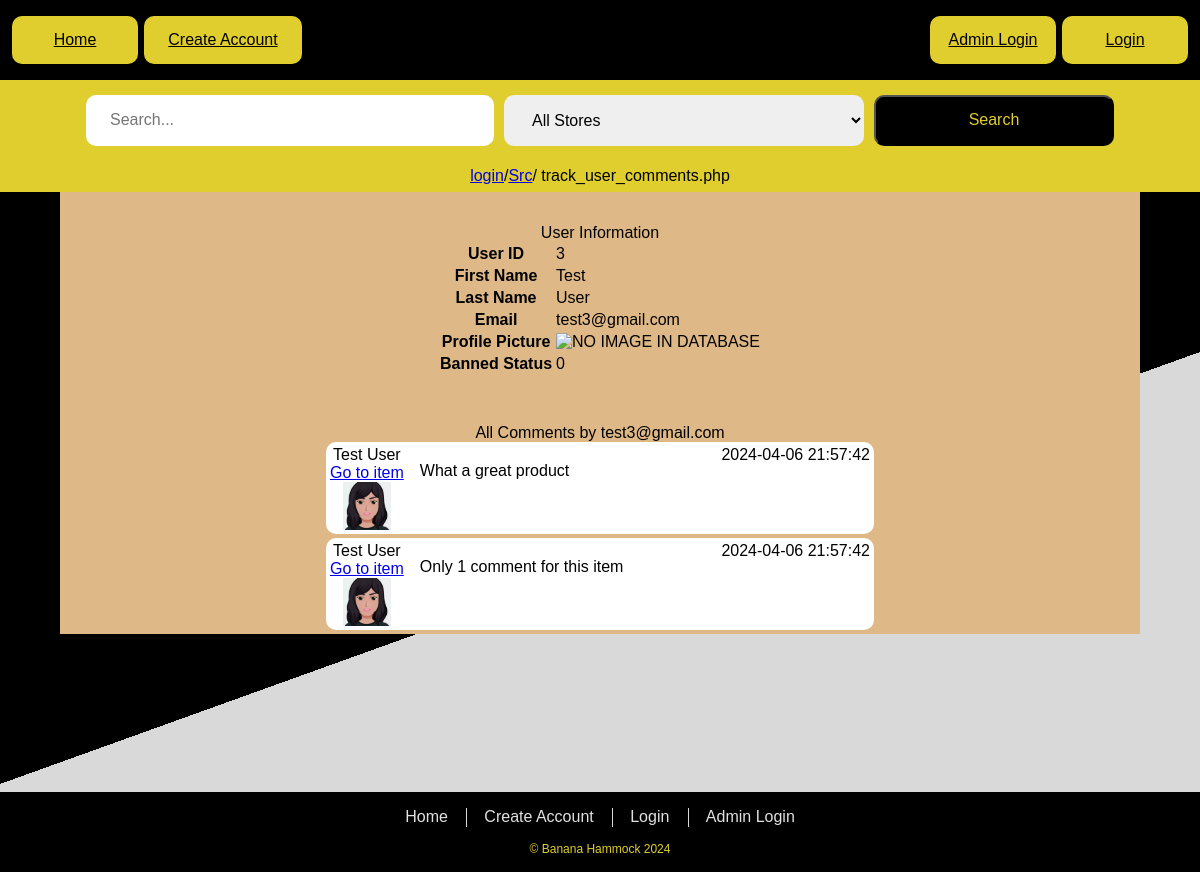
The page /src/client/track_user_comments.php?user_id=3 on the database its author committed.
### tables this page shows
CREATE TABLE
    USERS (
        USER_ID INT AUTO_INCREMENT PRIMARY KEY,
        First_Name VARCHAR(50) NOT NULL,
        Last_Name VARCHAR(50) NOT NULL,
        Email VARCHAR(100) NOT NULL UNIQUE,
        MD5_Password CHAR(32) NOT NULL,
        DISPLAY_IMAGE BLOB,
        BANNED_STATUS BOOLEAN DEFAULT FALSE
    );

CREATE TABLE
    Comments (
        COMMENT_ID INT AUTO_INCREMENT PRIMARY KEY,
        COMMENT_TEXT TEXT NOT NULL,
        ITEM_ID INT NOT NULL,
        USER_ID INT NOT NULL,
        DATE_TIME_ADDED DATETIME NOT NULL,
        FOREIGN KEY (USER_ID) REFERENCES USERS (USER_ID) ON DELETE CASCADE,
        FOREIGN KEY (ITEM_ID) REFERENCES ITEMS (ITEM_ID) ON DELETE CASCADE
    );

### src/server/functions/item_info.php (called while the page is built, shortened)
<?php
include_once 'db_connection.php';
class Item_info
{
	public static function getAllStoreList()
	{
		$query = "SELECT * FROM STORE;";
		try {
			$response = executePreparedQuery($query, array());
			if ($response[0]) {
				if ($response[1] === "NO_DATA_RETURNED") {
					return "NO_STORES_IN_DATABASE";
				} elseif (is_array($response[1]) && count($response[1]) >= 1) {
					return $response[1];
				}
			}
		} catch (Exception $e) {
			echo "Error occurred, when using Database function to try to validate User.<br>";
			echo $e->getMessage();
		}
	}
}

### src/server/functions/db_connection.php (called while the page is built, shortened)
<?php
function parseIniFileBasedOnEnvironment()
{
    $env = getenv('SERVER_ENV');
    $filename = '';
    switch ($env) {
        default:
            $filename = '/var/www/html/server.env';
            break;
    }
    if (file_exists($filename)) {
        return parse_ini_file($filename);
    } else {
        return false;
    }
}
$ENV_VAR = parseIniFileBasedOnEnvironment();
$connection = mysqli_connect($ENV_VAR['HOST'], $ENV_VAR['USER'], $ENV_VAR['PASSWORD'], $ENV_VAR['DATABASE']);
function executePreparedQuery($query, $params)
{
    $isSelect = false;
    try {
        global $connection;
        if (isset($query)) {
            if (stripos($query, "SELECT") !== false) {
                $isSelect = true;
            }
        }
        $stmt = $connection->prepare($query);
        try {
            if (count($params) > 0) {
                $stmt->bind_param(...$params);
            }
        } catch (Exception $e) {
            return array(false, "Error occured , preparing the sql statement.<br>");
        }
        if ($stmt->execute()) {
            if ($isSelect) {
                $result = $stmt->get_result();
                $data = array();
                while ($row = $result->fetch_assoc()) {
                    $data[] = $row;
                }
                if (count($data) == 1) {
                    return array(true, $data[0]);
                }
                return array(true, $data);
            } else {
                return array(true, "STATMENT_EXECUTED");
            }
        } else {
            return array(false, "STATEMENT_DID_NOT_EXECUTE , Message : " . $stmt->error);
        }
    } catch (Exception $e) {
        echo "Error occured , when using executePreparedQuery function.<br>";
        echo $e->getMessage();
    }
}

### src/server/functions/user_management.php (called while the page is built, shortened)
<?php
include_once 'db_connection.php';
class User_management
{
	public static function getUser_First_Last_Name($USER_ID)
	{
		$USER_ID = intval($USER_ID);
		$query = "SELECT First_Name, Last_Name FROM USERS WHERE USER_ID = ?;";
		try {
			$response = executePreparedQuery($query, array('i', $USER_ID));
			if ($response[0]) {
				return $response[1]['First_Name'] . " " . $response[1]['Last_Name'];
			}
			return "NO_NAME_FOUND";
		} catch (Exception $e) {
			echo "Error occurred, when using Database function to try to validate User.<br>";
			echo $e->getMessage();
		}
	}
	public static function validateUserID($USER_ID): string
	{
		$query = "SELECT USER_ID FROM USERS WHERE USER_ID=?";
		try {
			$resp = executePreparedQuery($query, array('i', $USER_ID));
			if ($resp[0] == true) {
				return "VALID_USER";
			}
			return "COULD_NOT_EXECUTE_QUERY";
		} catch (Exception $e) {
			echo "Error occurred, when using Database public static function to try to validate User.<br>";
			echo $e->getMessage();
		}
	}
	public static function getAllUserDataFromID($USER_ID){
		$query = "SELECT * FROM USERS WHERE USER_ID = ?;";
		try {
			$response = executePreparedQuery($query, array('i', $USER_ID));
			if ($response[0]) {
				return $response[1];
			}
			return "COULD_NOT_EXECUTE_QUERY";
		} catch (Exception $e) {
			echo "Error occurred when querying USERS for a USER_ID";
			echo $e->getMessage();
		}
	}
	public static function getAllUserCommentsDescending($USER_ID)
	{
		$query = "SELECT Comments.COMMENT_ID, Comments.COMMENT_TEXT,Comments.DATE_TIME_ADDED, Comments.ITEM_ID,ITEMS.ITEM_NAME FROM Comments NATURAL JOIN ITEMS WHERE Comments.USER_ID = ? ORDER BY Comments.DATE_TIME_ADDED DESC;";
		try {
			if (User_management::validateUserID($USER_ID) == "USER_DOES_NOT_EXIST") {
				return "INVALID_USER_ID";
			}
			$resp = executePreparedQuery($query, array('s', $USER_ID));
			if ($resp[0]) {
				if (is_array($resp[1]) && count($resp[1]) >= 1) {
					return $resp[1];
				}
				return "NO_COMMENTS_FOUND";
			}
			return "COULD_NOT_EXECUTE_QUERY";
		} catch (Exception $e) {
			echo "Error occurred when trying to get all comments for a user desc";
			echo $e->getMessage();
		}
	}
}

### src/client/track_user_comments.php (the view, shortened to what this page needs)
<?php
require_once("./../server/functions/item_info.php");
?>
<!DOCTYPE html>
<html lang="en">
<head>
	<link rel="stylesheet" href="css/user_detail.css" />
	<link rel="stylesheet" href="css/global.css" />
</head>
<body>
	<div class="container">
		<div class="headerblack">
			<a href="home.php" class="home-button">Home</a>
			<?php
			if (isset($_SESSION['USER_EMAIL']) || isset($_SESSION['ADMIN_EMAIL'])) {
				echo "<a href=\"login.php\" class=\"login-button\">";
				echo "Logout</a>";
			} else {
				echo "<a href=\"login.php\" class=\"login-button\">";
				echo "Login</a>";
			}
			?>
			<?php
			if (!isset($_SESSION['USER_EMAIL']) & !isset($_SESSION['ADMIN_EMAIL'])) {
				echo "<a href=\"admin_login.php\"
				class=\"admin-login-button\">Admin Login</a>";
				echo "<a href=\"create_account.php\"
				class=\"create-account-button\">Create Account</a>";
			}
			?>
		</div>
		<header class="headeryellow">
			<div class="search-container">
				<input type="text" id="search-input" placeholder="Search...">
				<?php
				$stores = Item_info::getAllStoreList();
				if (count($stores) == 0) {
					echo $stores;
				} else {
					echo "<select id = \"store_select\" class=\"select_dropdown\">";
					echo "<option value=\"all\">All Stores</option>";
					echo "</select>";
				}
				?>
				<button type="button" id="search-button">Search</button>
			</div>
		</header>
		<?php include_once './../server/breadcrumbs.php' ?>
		<div class="underheadercontainer">
			<div class="overlay">
			<?php
			$user_id = $_GET['user_id'];
			if (isset($user_id)){
				$user = User_management::getAllUserDataFromID($user_id);
				if (is_array($user)) {
					echo "<div class=\"user-info-container\">";
					echo "<table id=\"user_table\">";
					echo "<caption> User Information </caption>";
					echo "<tr><th scope=\"row\">User ID</th><td>" . $user['USER_ID'] . "</td></tr>";
					echo "<tr><th scope=\"row\">First Name</th><td>" . $user['First_Name'] . "</td></tr>";
					echo "<tr><th scope=\"row\">Last Name</th><td>" . $user['Last_Name'] . "</td></tr>";
					echo "<tr><th scope=\"row\">Email</th><td>" . $user['Email'] . "</td></tr>";
					echo "<tr><th scope=\"row\">Profile Picture</th><td><img src=\"./../server/getUserImages.php?USER_ID=" . urlencode($user['USER_ID']) . "\" alt=\"NO IMAGE IN DATABASE\"></td></tr>";
					echo "<tr><th scope=\"row\">Banned Status</th><td>" . $user['BANNED_STATUS'] . "</td></tr>";
					echo "</table></div>";
				} else {
					echo "<h4>Error Retrieving User Data: " .$user . "</h4>";
				}
				$testUserImage = "../../server/images/userImages/admin/test@gmail.com.jpeg";
				$user_comments = User_management::getAllUserCommentsDescending($user_id);
				if (is_array($user_comments)){
					echo "<div class=\"all-comments\">";
					echo "All Comments by " . $user['Email'];
					foreach($user_comments as $user_comment){
						echo "<div class=\"comment-container\">";
                        echo "<div class=\"user-info\"><div class=\"user-id\">" . User_management::getUser_First_Last_Name($user_id) . "</div>";
						echo "<a href=product.php?ITEM_ID=" . $user_comment["ITEM_ID"] . ">Go to item</a>";
						echo "<img src=\"" . $testUserImage . "\" class='user-image'></div>";
                        echo "<p class=\"comment-text\">" . $user_comment['COMMENT_TEXT'] . "</p>";
						echo "<div class=\"date_time_comment_added\">" . $user_comment['DATE_TIME_ADDED'] . "</div>";
                    echo "</div>";
					}
				}
				else{
					echo "No comments by this user";
				}
				echo "</div>";
			}
				?>
			</div>
		</div>
	</div>
	<footer>
		<div>
			<nav>
				<ul>
					<li><a href="home.php">Home</a></li>
					<?php
					if (isset($_SESSION['USER_EMAIL']) || isset($_SESSION['ADMIN_EMAIL'])) {
						echo "<li><a href=\"account_page.php\">Account</a></li>";
					} else {
						echo "<li><a href=\"create_account.php\">Create Account</a></li>
						<li><a href=\"login.php\">Login</a></li>
						<li><a href=\"admin_login.php\">Admin Login</a></li>";
					}
					?>
				</ul>
				<p>&copy; Banana Hammock 2024</p>
			</nav>
		</div>
	</footer>
</body>

### src/client/css/user_detail.css (style rules this page uses)
.user-info-container { display: flex; flex-direction: row; width: 100%; align-items: center; padding-top: 2em; padding-bottom: 2em; justify-content: center; align-items: center; }
.user-info { display: flex; flex-direction: column; justify-content: center; align-items: center; }
.user-id { color: black; }
.user-image { height: 3em; width: 3em; }
.all-comments { display: flex; flex-direction: column; align-items: center; justify-content: center; width: 100%; margin-top: 1em; }
.comment-container { display: flex; flex-direction: row; background-color: white; border-radius: 10px; padding: 0.25em; margin-bottom: 0.25em; width: 50%; }
.comment-text { margin-left: 1em; }
.date_time_comment_added { margin-left: auto; }

### src/client/css/global.css (style rules this page uses)
nav a { background-color: var(--main-button-background-color); color: var(--main-button-foreground-color); }
body, html { width: 100%; height: auto; margin: 0; overflow-y: visible; padding: 0; font-family: 'Poppins' , sans-serif; }
.container { background: var(--third-color); width: 100%; height: auto; padding-bottom: 0.5em; overflow-y: visible; position: relative; }
.headeryellow { background: var(--primary-color); width: 100%; height: 80px; position: relative; display: flex; justify-content: center; align-items: center; }
.headerblack { background: var(--secondary-color); width: 100%; height: 5em; position: relative; }
.underheadercontainer { position: relative; width: 100%; height: 100%; }
.overlay { position: absolute; top: 0; left: 50%; transform: translateX(-50%); width: 90%; height: auto; background-color: burlywood; z-index: 3; }
.home-button { position: absolute; width: 6em; top: 20%; left: 1%; border-radius: 10px; padding: 15px 15px; color: var(--secondary-color); text-align: center; background-color: var(--primary-color); border: none; cursor: pointer; }
.login-button { position: absolute; width: 6em; top: 20%; right: 1%; border-radius: 10px; padding: 15px 15px; color: var(--secondary-color); text-align: center; background-color: var(--primary-color); border: none; cursor: pointer; }
.admin-login-button { position: absolute; width: 6em; top: 20%; right: 12%; border-radius: 10px; padding: 15px 15px; color: var(--secondary-color); text-align: center; background-color: var(--primary-color); border: none; cursor: pointer; }
.create-account-button { position: absolute; width: 8em; top: 20%; left: 12%; border-radius: 10px; padding: 15px 15px; color: var(--secondary-color); text-align: center; background-color: var(--primary-color); border: none; cursor: pointer; }
.search-container { width: 100%; display: flex; justify-content: center; }
.search-container input[type="text"], .search-container select { width: 30vw; margin-right: 10px; padding: 2vh 2vw; border: 0; border-radius: 10px; font-size: 16px; }
.search-container button { width: 20vw; padding: 1vh 1vw; background-color: var(--secondary-color); color: var(--primary-color); border-radius: 10px; cursor: pointer; font-size: 16px; }
.select_dropdown { width: 20%; padding: 2vh 2vw; display: inline-block; border: 1px solid #ccc; border-radius: 4px; box-sizing: border-box; }
footer div { background: var(--secondary-color); width: 100%; height: 5em; position: relative; left: 0px; bottom: 0px; color: var(--third-color); display: flex; }
footer div nav { width: 100%; text-align: center; justify-content: center; }
footer ul { padding:0; }
footer li { text-align: center; display: inline-block; padding: 0 1em; position: relative; }
footer a { text-decoration: none; background-color: transparent; }
footer p { font-size: 0.75em; color: var(--primary-color); margin: 0 ; text-align: center; }
footer div ul li:not(:last-child)::after { content:""; border:1px solid #e2e2e2; border-width: 0.1em 0.1em 0 0; position:absolute; right:-0.2em; top:0; height:100%; border-color: var(--third-color); }

### src/client/css/variables.css (style rules this page uses)
:root { --primary-color: #dfce2d; --secondary-color: #000000; --third-color: #d9d9d9; --hover-color: #fff177; --error-message-color: red; --main-font-color: #e1e1e1; --main-background-color: rgb(44, 44, 44); --main-button-background-color: #e1e1e1; --main-button-foreground-color: #e1e1e1; }

### rows shown on the page
users: USER_ID "3", First_Name "Test", Last_Name "User", Email "test3@gmail.com", BANNED_STATUS "0"
comments: USER_ID.Last_Name "Test User", COMMENT_TEXT "What a great product", DATE_TIME_ADDED "2024-04-06 21:57:42"
comments: USER_ID.Last_Name "Test User", COMMENT_TEXT "Only 1 comment for this item", DATE_TIME_ADDED "2024-04-06 21:57:42"

### other values the page prints
$baseLabel "login"
$showName "Src"
